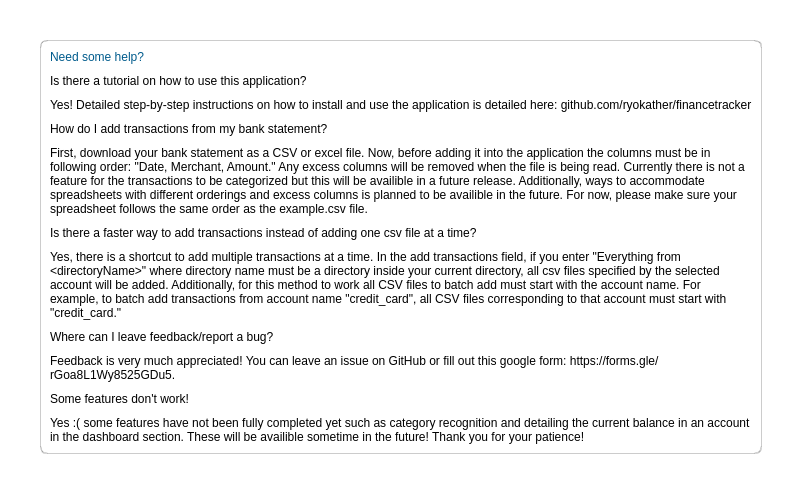
         <widget class="QWidget" name="helpPage">
          <property name="styleSheet">
           <string notr="true">background-color: rgb(255, 255, 255);</string>
          </property>
          <layout class="QVBoxLayout" name="verticalLayout_9">
           <property name="leftMargin">
            <number>40</number>
           </property>
           <property name="topMargin">
            <number>40</number>
           </property>
           <property name="rightMargin">
            <number>40</number>
           </property>
           <property name="bottomMargin">
            <number>40</number>
           </property>
           <item>
            <widget class="QFrame" name="frame_helpHolder">
             <property name="styleSheet">
              <string notr="true">QFrame {
border-style:groove; border-width: 1px; border-radius:7px; border-color: rgba(80,80,80,75);
}
QLabel {
color: rgb(0, 0, 0); font: 25 20pt &quot;Open Sans&quot;;
border: none
}
QTextEdit {
color: rgb(0, 0, 0); font: 25 12pt &quot;Open Sans&quot;;
border: none
}</string>
             </property>
             <property name="frameShape">
              <enum>QFrame::StyledPanel</enum>
             </property>
             <property name="frameShadow">
              <enum>QFrame::Plain</enum>
             </property>
             <layout class="QVBoxLayout" name="verticalLayout_10">
              <property name="spacing">
               <number>10</number>
              </property>
              <item>
               <widget class="QLabel" name="label_needHelp">
                <property name="styleSheet">
                 <string notr="true">font: 25 48pt &quot;Open Sans&quot;;
color: #005B8C;</string>
                </property>
                <property name="text">
                 <string>Need some help?</string>
                </property>
                <property name="alignment">
                 <set>Qt::AlignLeading|Qt::AlignLeft|Qt::AlignVCenter</set>
                </property>
               </widget>
              </item>
              <item>
               <widget class="QLabel" name="label_help1">
                <property name="text">
                 <string>Is there a tutorial on how to use this application?</string>
                </property>
               </widget>
              </item>
              <item>
               <widget class="QLabel" name="label_help2">
                <property name="styleSheet">
                 <string notr="true">font: 25 14pt &quot;Open Sans&quot;;</string>
                </property>
                <property name="text">
                 <string>&lt;html&gt;&lt;head/&gt;&lt;body&gt;&lt;p&gt;Yes! Detailed step-by-step instructions on how to install and use the application is detailed here: github.com/ryokather/financetracker&lt;/p&gt;&lt;/body&gt;&lt;/html&gt;</string>
                </property>
               </widget>
              </item>
              <item>
               <widget class="QLabel" name="label_help3">
                <property name="text">
                 <string>How do I add transactions from my bank statement?</string>
                </property>
               </widget>
              </item>
              <item>
               <widget class="QLabel" name="label_help4">
                <property name="styleSheet">
                 <string notr="true">font: 25 12pt &quot;Open Sans&quot;;</string>
                </property>
                <property name="text">
                 <string>&lt;html&gt;&lt;head/&gt;&lt;body&gt;&lt;p&gt;First, download your bank statement as a CSV or excel file. Now, before adding it into the application the columns must be in following order: &amp;quot;Date, Merchant, Amount.&amp;quot; Any excess columns will be removed when the file is being read. Currently there is not a feature for the transactions to be categorized but this will be availible in a future release. Additionally, ways to accommodate spreadsheets with different orderings and excess columns is planned to be availible in the future. For now, please make sure your spreadsheet follows the same order as the example.csv file.&lt;/p&gt;&lt;/body&gt;&lt;/html&gt;</string>
                </property>
                <property name="wordWrap">
                 <bool>true</bool>
                </property>
               </widget>
              </item>
              <item>
               <widget class="QLabel" name="label_help5">
                <property name="text">
                 <string>Is there a faster way to add transactions instead of adding one csv file at a time?</string>
                </property>
               </widget>
              </item>
              <item>
               <widget class="QLabel" name="label_help6">
                <property name="styleSheet">
                 <string notr="true">font: 25 12pt &quot;Open Sans&quot;;</string>
                </property>
                <property name="text">
                 <string>&lt;html&gt;&lt;head/&gt;&lt;body&gt;&lt;p&gt;Yes, there is a shortcut to add multiple transactions at a time. In the add transactions field, if you enter &amp;quot;Everything from &amp;lt;directoryName&amp;gt;&amp;quot; where directory name must be a directory inside your current directory, all csv files specified by the selected account will be added. Additionally, for this method to work all CSV files to batch add must start with the account name. For example, to batch add transactions from account name &amp;quot;credit_card&amp;quot;, all CSV files corresponding to that account must start with &amp;quot;credit_card.&amp;quot;&lt;/p&gt;&lt;/body&gt;&lt;/html&gt;</string>
                </property>
                <property name="wordWrap">
                 <bool>true</bool>
                </property>
               </widget>
              </item>
              <item>
               <widget class="QLabel" name="label_help7">
                <property name="text">
                 <string>Where can I leave feedback/report a bug?</string>
                </property>
               </widget>
              </item>
              <item>
               <widget class="QLabel" name="label_help8">
                <property name="styleSheet">
                 <string notr="true">font: 25 12pt &quot;Open Sans&quot;;</string>
                </property>
                <property name="text">
                 <string>Feedback is very much appreciated! You can leave an issue on GitHub or fill out this google form: https://forms.gle/rGoa8L1Wy8525GDu5.</string>
                </property>
                <property name="textFormat">
                 <enum>Qt::AutoText</enum>
                </property>
                <property name="wordWrap">
                 <bool>true</bool>
                </property>
               </widget>
              </item>
              <item>
               <widget class="QLabel" name="label_help9">
                <property name="text">
                 <string>Some features don't work!</string>
                </property>
               </widget>
              </item>
              <item>
               <widget class="QLabel" name="label_help10">
                <property name="styleSheet">
                 <string notr="true">font: 25 12pt &quot;Open Sans&quot;;</string>
                </property>
                <property name="text">
                 <string>&lt;html&gt;&lt;head/&gt;&lt;body&gt;&lt;p&gt;Yes :( some features have not been fully completed yet such as category recognition and detailing the current balance in an account in the dashboard section. These will be availible sometime in the future! Thank you for your patience!&lt;/p&gt;&lt;/body&gt;&lt;/html&gt;</string>
                </property>
                <property name="wordWrap">
                 <bool>true</bool>
                </property>
               </widget>
              </item>
             </layout>
            </widget>
           </item>
          </layout>
         </widget>
